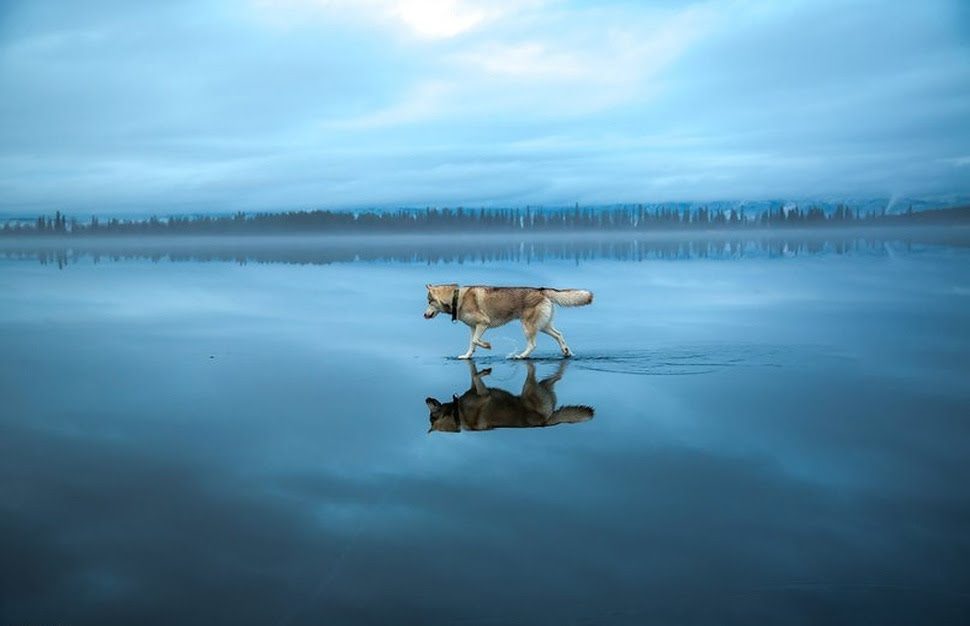
#> input picture teste.jpg, 970 x 626 px
$ python opencv-tests.py   (Python 2 division)
#> lines starting #> are read from the running program, lines starting #| are printed output that depends on the picture; after the words box and inside, x2 and y2 are one past the last pixel; in counts of white or black regions, pixels touching at a corner belong together
#!/usr/bin/env python
# -*- coding: utf-8 -*-

import cv2

# o segundo parâmetro da função indicará o modo de cor da imagem
# 0 = modo escala de cinza (1 canal de intensidade)
# 1 = modo imagem colorida (3 canais de intensidade)
# default = 1
img = cv2.imread ('teste.jpg', 1)
#> img is the input picture: shape (626, 970, 3); mean B, G, R 174.5, 145.8, 95.7

# mostra a representação da matriz de intensidade da imagem
print "Matriz de Intensidade"
print img
#> (printed output is left out)

# O padrão de cores do opencv é BGR
(b, g, r) = img[0, 0]
#> b = 190; g = 148; r = 77
print "Cor do pixel em (0, 0):"
print "Vermelho: %d, Verde: %d, Azul: %d" % (r, g, b)
#| Vermelho: 77, Verde: 148, Azul: 190

# Comando para exibir uma imagem
cv2.imshow('nomedajanela', img)
# Espera até que uma tecla seja precionada
# o parâmetro indica quantos milesegundos o programa deve esperar
# Se o valor 0 for passado, ele aguardará indefinidamente
cv2.waitKey(5000)
# Fecha a todas as janelas abertas pelo opencv
cv2.destroyAllWindows()

# Acessando Atributos da Imagem
print "Altura (height): %d pixels" % (img.shape[0])
#| Altura (height): 626 pixels
print "Largura (width): %d pixels" % (img.shape[1])
#| Largura (width): 970 pixels
print "Canais (channels): %d"      % (img.shape[2])
#| Canais (channels): 3

# Mostra quantos pixels a imagem tem
print "Quantidade de pixels na imagem : %d pixels." % (img.size)
#| Quantidade de pixels na imagem : 1821660 pixels.

# Editando os pixels da imagem
img[50:100, 50:100] = (0, 255, 0)
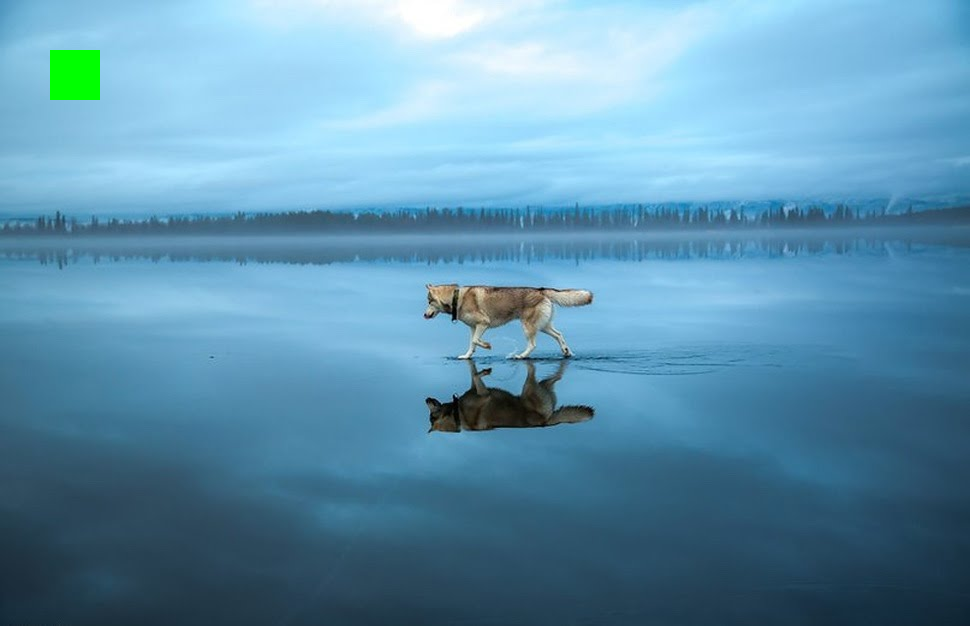
#> img: shape (626, 970, 3); 0.41% of pixels changed, all inside (x1, y1, x2, y2) = (50, 50, 100, 100)

cv2.imshow('nomedajanela', img)
cv2.waitKey(10000)

# Comando que salva uma nova imagem
cv2.imwrite('novaimagem.jpg', img)

# obtem um pedaço da imagem e salva um novo arquivo
fatia = img[279:378, 411:598]
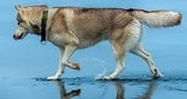
#> fatia: shape (99, 187, 3); mean B, G, R 170.9, 153.8, 116.8
cv2.imwrite('fatia.png', fatia)
